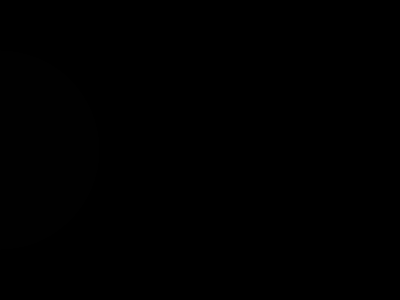
Frame 1 (no input)
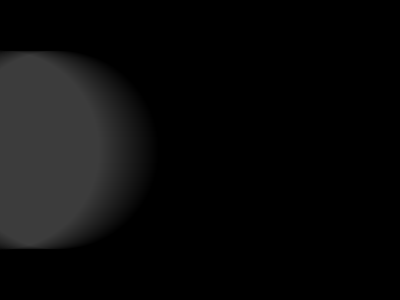
Frame 60 (no input)
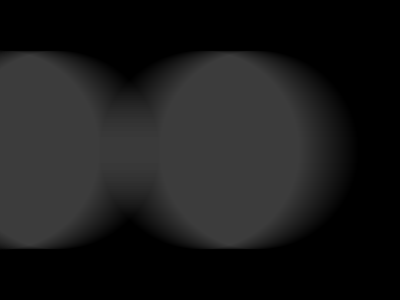
Frame 120 (the mouse pressed at the canvas centre since frame 60)

The p5.js sketch that drew these frames (run headless with seeded random() and noise() and a simulated clock; from frame 60 on, the mouse is pressed at the canvas centre):

// p5.js sketch
// ── sketch.js
let circleX = 0;
let circleY = 150;
let a_alpha = 1;

function setup() {
  createCanvas(400, 300).mousePressed(function() {
    circleX = mouseX;
    circleY = mouseY;
  });
  noStroke();
  fill(255, 255, 255, a_alpha);
  create_ui();
  background(0);
}

// function mousePressed() {
//   circleX = mouseX;
//   circleY = mouseY;
// }

function draw() {
  // background(0);
  circle(circleX, circleY, 200);
  circleX = (circleX + 1) % width;
  update_ui();
}

function create_ui() {
  createButton('backg 0').mousePressed(function() {
    background(0);
  });
  createButton('red').mousePressed(function() {
    fill(255, 0, 0, a_alpha);
  });
  createButton('yellow').mousePressed(function() {
    fill(255, 255, 0, a_alpha); // Yellow, alpha 20
  });
  createButton('random').mousePressed(function() {
    fill(random(0, 255), random(0, 255), random(0, 255), a_alpha);
  });
  createElement('br')
  // createSlider(min, max, [value], [step])
  createSlider(0, 255, a_alpha).input(function() {
    a_alpha = this.value();
  });
  createSpan().id('ialpha');
  createElement('br')
  createSpan().id('imx');
  createSpan().id('imy');
  createSpan().id('icc');
}

function update_ui() {
  select('#ialpha').html('[a_alpha=' + a_alpha + '] ')
  select('#imx').html('[circleX=' + circleX + '] ')
  select('#imy').html('[circleY=' + circleY + '] ')
  select('#icc').html('[RGBA=' + get(mouseX, mouseY) + '] ')
}

// https://editor.p5js.org/jht1493/sketches/rO0jSdg9Y
// 2.2 variable remainder circleX slider

// https://editor.p5js.org/jht1493/sketches/e33y9FbcE
// 2.2 variable remainder circleX

// https://editor.p5js.org/jht1493/sketches/HtESWWNTa
// 2.2 variable remainder

// Make Your Own (Make Your Own Variable)
// Code! Programming with p5.js
// The Coding Train / Daniel Shiffman
// https://thecodingtrain.com/beginners/p5js/2.2-make-your-own.html
// https://youtu.be/dRhXIIFp-ys

// Make Your Own Variable: https://editor.p5js.org/codingtrain/sketches/xPXNdPy17
// Growing Circle Exercise: https://editor.p5js.org/codingtrain/sketches/ehbMJ-otC
